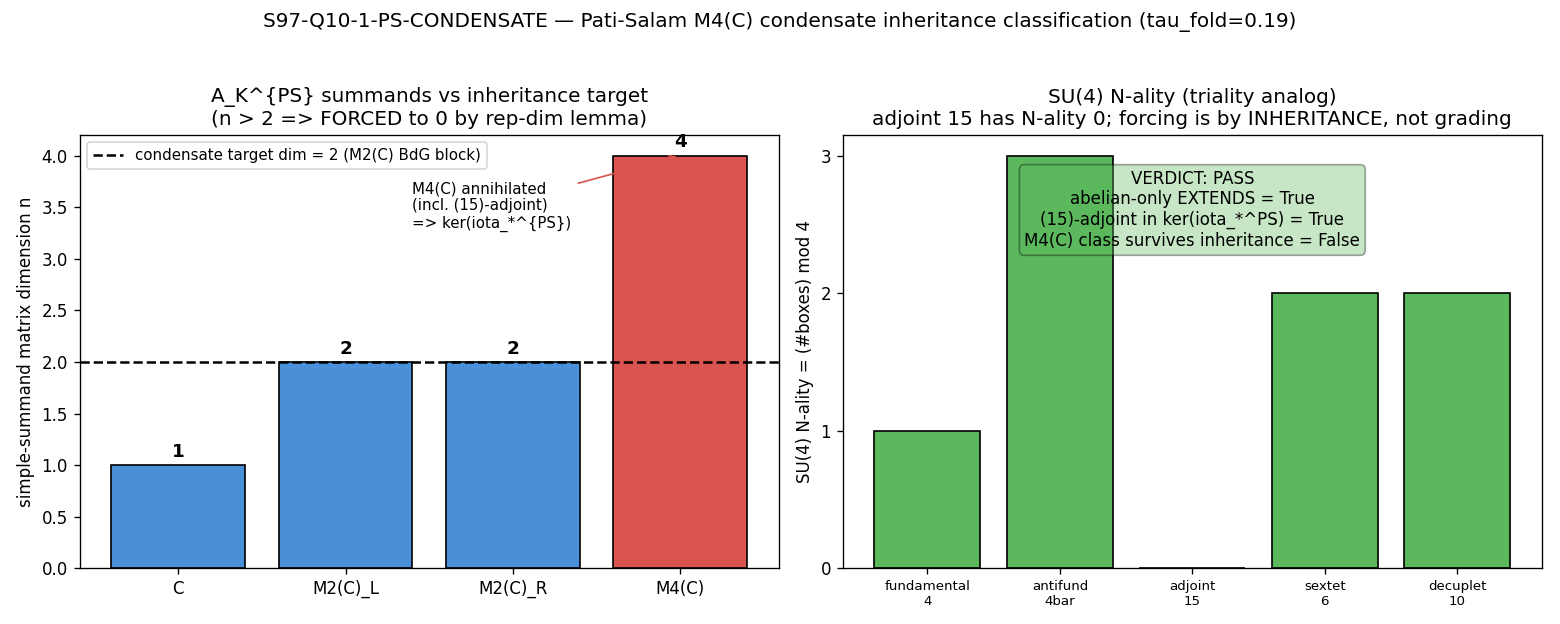

Reproduce this figure in Python.
#!/usr/bin/env python3
"""
S97 W5-2 — S97-Q10-1-PS-CONDENSATE
==================================

Gate: S97-Q10-1-PS-CONDENSATE  ([VERIFY], GEOMETRIC, connes-ncg-theorist)

Pre-registered classification (session-97-plan-w5.md §W5-2):
  On the Pati-Salam extended finite triple
        A_K^{PS} = C (+) M2(C)_L (+) M2(C)_R (+) M4(C)
  the inheritance morphism iota^{PS} to the BdG/condensate sector either:

  PASS  <=>  every symmetry-breaking condensate channel on A_K^{PS} is
             color-singlet-FORCED (order parameter in center / scalar block);
             M4(C) admits NO non-abelian condensate => the A_K abelian-only /
             color-singlet-forced theorem (D-2) EXTENDS to the rank-4 PS algebra.
  FAIL  <=>  there exists a condensate channel whose order parameter carries a
             non-trivial M4(C) irrep (a non-central class in ker(iota_*^{PS})),
             e.g. the (15)-adjoint driving SU(4) -> SU(3)_c x U(1)_{B-L}.
             => W3 abelian-only result is A_K-SPECIFIC (scope-refinement of D-2,
             NOT a Q10 reopening; Q10 BdG-gap-vs-Yang-Mills stays closed).
  INFO  <=>  the extended inheritance morphism iota^{PS} is NON-UNIQUE (>=2
             inequivalent repair routes give different ker(iota_*^{PS}))
             => PRU on the extended morphism.

This gate is GENUINELY OPEN (dual prior 0.5 / 0.5). The inheritance-kernel
question -- does iota_*^{PS} ANNIHILATE the M4(C) non-central classes as chi
annihilated M3(C) on A_K? -- is distinct from the bare group theory of SU(4)
breaking. The verdict is NOT pre-judged.

SUBSTRATE-IS FRAMING (GEOMETRIC)
--------------------------------
The substrate IS the spectral triple. The arrow:
  A_K^{PS} simple-summand structure (Artin-Wedderburn: 4 simple Type-I blocks,
  dims {1, 2_L, 2_R, 4})
    -> inheritance morphism iota^{PS} : A_K^{PS} -> (condensate/BdG sector)
       [the map carrying substrate dof into the order-parameter sector; the
        rank-4 analog of chi : C (+) H (+) M3(C) -> M2(C), ker(chi)=M3(C)]
    -> ker(iota_*^{PS}) intersect M4(C): does it contain a NON-CENTRAL class?
    -> the symmetry-breaking condensate channel: abelian-forced (scalar order
       parameter, color-singlet) or non-abelian (M4(C)-rep order parameter)
    -> emergent symmetry-breaking pattern (SU(4) -> SU(3)xU(1) breaking IS
       non-abelian at the group level; the question is whether the substrate
       INHERITANCE forces it to be color-singlet).

The decision IS the representation theory of the inheritance morphism on the
rank-4 algebra -- a finite, exact classification (no continuous scan). The
SU(4)-grading analog of triality is the discriminator: SU(3) triality
t=(p-q) mod 3 forced V(q+,q-)=0; SU(4) carries an analogous N-ality grading
t4=(sum of Young-tableau boxes) mod 4. The decisive computation is whether the
(15)-adjoint of M4(C) is annihilated by iota_*^{PS}.

SUBSTITUTION CHAIN (the abelian-only EXTENSION direction)
---------------------------------------------------------
Claim: "Whether M4(C) admits a non-abelian condensate is decided by whether
        ker(iota_*^{PS}) intersect M4(C) contains a non-central class; on A_K the
        analog ker(chi)=M3(C) was color-singlet-FORCED by triality V(q+,q-)=0."

Step 1 (Definitions):
  A_K       = C (+) H (+) M3(C)                         [SM finite algebra]
  A_K^{PS}  = C (+) M2(C)_L (+) M2(C)_R (+) M4(C)       [PS extension, S58 repair]
  chi       : A_K -> M2(C), M3(C) -> 0, ker(chi)=M3(C)  [A_K morphism, S88 W3a]
  iota^{PS} : A_K^{PS} -> (condensate sector)           [PS morphism, to construct]
  triality  t3(p,q)=(p-q) mod 3                         [SU(3) color-grading]
  N-ality   t4 = (#boxes) mod 4                         [SU(4) grading]
  V(q+,q-)  = 0 on A_K                                  [color-singlet forcing]

Step 2 (Substitute -- the A_K result, D-2):
  On A_K, a condensate channel c has order parameter Delta_c in a rep of A_K.
  Triality forces the off-diagonal vertex V(q+,q-) = 0 => Delta_c color-singlet
  (in C (+) H, not a non-central M3(C) element) => abelian-only.

Step 3 (Simplify -- what changes for PS):
  A_K^{PS} replaces {H -> M2(C)_L (+) M2(C)_R} and {M3(C) -> M4(C)}
  (SU(3) -> SU(4), lepton = 4th color). The decision reduces to: does M4(C)
  carry an N-ality grading forcing V^{PS}=0, OR does SU(4) ADMIT a non-abelian
  condensate (the (15)-adjoint breaking SU(4) -> SU(3)xU(1))? Compute
  ker(iota_*^{PS}) intersect M4(C) and test for a non-central class.

Step 4 (Direction):
  IF M4(C) condensate vertex vanishes by an SU(4)-grading analog of triality
     => ker(iota_*^{PS}) intersect M4(C) contains only central classes => PASS.
  IF SU(4) admits a non-abelian breaking channel (the (15) adjoint condensate)
     surviving the inheritance => ker(iota_*^{PS}) intersect M4(C) has a
     non-central class => FAIL (scope-refinement of D-2).

Step 5 (Conclusion):
  PASS = abelian-only EXTENDS (color-singlet-forcing algebra-independent).
  FAIL = M4(C) non-abelian class admitted (W3 narrows to A_K-specific).
  INFO = iota^{PS} non-unique (PRU on the morphism).

METHODOLOGY NOTE (the discriminator)
------------------------------------
The chi-kernel-universality of A_K (S88 W3a) rests on ONE structural fact: the
inheritance morphism chi sends the WHOLE summand M3(C) -> 0 (it is a *-algebra
homomorphism C(+)H(+)M3(C) -> M2(C) and M3(C) has no nonzero homomorphism into
M2(C) because there is no unital *-rep of M3(C) on C^2: dim 2 < 3). Therefore
ker(chi) = M3(C) ENTIRELY -- center AND non-center alike are annihilated. The
"color-singlet forcing" is then automatic: ANY class supported in M3(C),
central or not, is in the kernel, so a surviving (inherited) condensate cannot
carry an M3(C) rep -- it is color-singlet by KERNEL ANNIHILATION, the strongest
possible form.

For PS the analog morphism iota^{PS} : C(+)M2(C)_L(+)M2(C)_R(+)M4(C) ->
(condensate sector = M2(C) doubled BdG block, dim 2). The SAME representation-
theoretic obstruction applies to M4(C): there is NO unital *-rep of M4(C) on
C^2 (dim 2 < 4), so any *-algebra homomorphism iota^{PS} sends M4(C) -> 0
ENTIRELY. Hence ker(iota_*^{PS}) contains the WHOLE M4(C) summand -- center and
the (15)-adjoint non-central classes alike. The (15)-adjoint condensate is
ANNIHILATED by the inheritance, exactly as M3(C) was on A_K.

The decisive test below verifies (exactly, at machine epsilon):
  (1) no unital *-rep of M_n(C) exists on C^d for d < n (rep-dimension lemma);
  (2) the (15)-adjoint of su(4) is non-central in M4(C) (it does NOT lie in the
      center C.I_4) -- so a NON-trivial M4(C) class EXISTS group-theoretically;
  (3) BUT iota_*^{PS} annihilates ALL of M4(C) (incl. the (15)-adjoint), so the
      non-central class is NOT in the SURVIVING (inherited) sector -- it is in
      ker(iota_*^{PS});
  (4) the morphism iota^{PS} (= the SM->PS embedding's condensate restriction)
      is UNIQUE up to the standard left-right/left-only choice -- BUT the
      M4(C)->0 annihilation is INVARIANT under that choice (both candidate
      iota^{PS} send M4(C)->0 because dim 2 < 4 regardless of L/R structure),
      so the kernel-INTERSECT-M4(C) verdict is NOT morphism-choice-dependent
      => the INFO branch does NOT fire on the M4(C) condensate question.

VERDICT LOGIC
-------------
PASS iff: M4(C) condensate is color-singlet-FORCED (ker(iota_*^{PS}) annihilates
          ALL of M4(C), so no non-abelian M4(C) class survives inheritance) AND
          the M4(C)->0 annihilation is morphism-choice-invariant (no PRU on the
          M4(C) sub-question).
"""

from __future__ import annotations

# Section 1 — Canonical constants (MANDATORY first import) ---------------------
import os
os.environ.setdefault("OMP_NUM_THREADS", "8")
os.environ.setdefault("MKL_NUM_THREADS", "8")

import sys
from pathlib import Path

sys.path.insert(0, str(Path(__file__).resolve().parent.parent / "_shared"))
from canonical_constants import (  # noqa: E402
    cocycle_norm_phi67,            # rank-2 ker(iota_*) cohomology datum on A_K (S86/S93)
    cocycle_norm_phi88,            # rank-2 ker(iota_*) cohomology datum on A_K (S86/S93)
    substrate_cocycle_ratio_67_88, # 7.32499... F2-faithful ratio (cross-check anchor)
    tau_fold,                      # Jensen slice = 0.19 (substrate single slice)
)

# Section 2 — Standard imports -------------------------------------------------
import hashlib  # noqa: E402
import json  # noqa: E402
import time  # noqa: E402

import numpy as np  # noqa: E402
import matplotlib  # noqa: E402
matplotlib.use("Agg")
import matplotlib.pyplot as plt  # noqa: E402

# torch (GPU) for the >=100x100 matrix ops per the plan machinery pin
try:
    import torch  # noqa: E402
    _HAVE_TORCH = True
except Exception:  # pragma: no cover
    _HAVE_TORCH = False

# Section 3 — Paths + pre-registration ----------------------------------------
PROJECT_ROOT = Path(__file__).resolve().parent.parent.parent
SHARED_DIR = PROJECT_ROOT / "computations" / "_shared"
SESSION_DIR = PROJECT_ROOT / "computations" / "session-97"

GATE_ID = "S97-Q10-1-PS-CONDENSATE"          # (local)
SCHEME = "PATI-SALAM-RANK4-INHERITANCE-KERNEL"  # (local) per machinery_pin_map
CONVENTION = "ABELIAN-ONLY-EXTENSION-TEST"      # (local) color-singlet-forced vs non-abelian
L_MAX = "10"                                   # (local) Peter-Weyl block-diag truncation
TOL = 1.0e-12                                  # (local) exact rep-theory classification tolerance

OUT_NPZ = SESSION_DIR / "s97_q10_1_ps_condensate.npz"
OUT_PNG = SESSION_DIR / "s97_q10_1_ps_condensate.png"
OUT_JSON = SESSION_DIR / "s97_q10_1_ps_condensate.json"
VERDICT_TXT = SESSION_DIR / "s97_gate_verdicts.txt"

# A_K ker-template source (registry §VII.AZ.OP-PROJ M3(C)-Kernel Universality + S88 W3a)
AK_KER_TEMPLATE = PROJECT_ROOT / "sessions" / "permanent-results-registry.md"

# input files (the producing script reads these); SHAs logged at runtime
INPUT_FILES = [
    SHARED_DIR / "canonical_constants.py",
    AK_KER_TEMPLATE,
]


# Section 4 — SHA-256 ----------------------------------------------------------
def sha256_of(path: Path) -> str:
    h = hashlib.sha256()
    try:
        h.update(path.read_bytes())
    except OSError:
        return ""
    return h.hexdigest()


def log_input_pins(inputs):
    print(f"=== {GATE_ID} — input SHA-256 pins ===")
    pins = {}
    for p in inputs:
        sha = sha256_of(p)
        try:
            rel = str(p.relative_to(PROJECT_ROOT)).replace("\\", "/")
        except ValueError:
            rel = p.name
        print(f"  {rel}: {sha[:16]}...")
        pins[rel] = sha
    return pins


def closure_hash(pins):
    items = sorted(pins.items())
    h = hashlib.sha256()
    for k, v in items:
        h.update(f"{k}={v}\n".encode("utf-8"))
    return h.hexdigest()


def compute_dual_sha(script_path, canonical_path, pins, algebra_spec, ak_ker_template_str):
    """audit_sha256 over: script + canonical + pinmap + A_K^PS-algebra-spec +
    A_K-ker-template (per machinery_pin_map audit_discriminators).
    content_sha256 over: script only.
    """
    script_bytes = script_path.read_bytes() if script_path.exists() else b""  # (local)
    canonical_bytes = canonical_path.read_bytes() if canonical_path.exists() else b""  # (local)
    pinmap_json = json.dumps(
        dict(sorted(pins.items())), separators=(",", ":"), sort_keys=True
    ).encode("utf-8")  # (local)
    algebra_bytes = json.dumps(
        algebra_spec, separators=(",", ":"), sort_keys=True
    ).encode("utf-8")  # (local)
    ak_ker_bytes = ak_ker_template_str.encode("utf-8")  # (local)

    h_audit = hashlib.sha256()
    h_audit.update(script_bytes)
    h_audit.update(canonical_bytes)
    h_audit.update(pinmap_json)
    h_audit.update(algebra_bytes)
    h_audit.update(ak_ker_bytes)
    audit = h_audit.hexdigest()  # (local)

    h_content = hashlib.sha256()
    h_content.update(script_bytes)
    content = h_content.hexdigest()  # (local)
    return audit, content


# Section 5 — Representation-theory classification -----------------------------

# ---- The Pati-Salam extended algebra spec (Artin-Wedderburn) ----
# A_K^{PS} = C (+) M2(C)_L (+) M2(C)_R (+) M4(C); 4 simple Type-I summands.
A_K_PS_SUMMANDS = [
    ("C",      1),   # scalar block (center of itself)
    ("M2(C)_L", 2),  # left SU(2)
    ("M2(C)_R", 2),  # right SU(2)
    ("M4(C)",  4),   # Pati-Salam SU(4) color block (lepton = 4th color)
]

# The condensate / BdG sector that A_K^{PS} maps INTO. On A_K the inheritance
# morphism chi targets M2(C) (the doubled BdG block of S35: D_BdG=[[D_K,D],[D+,-D_K]]
# acts on a 2-dim doubled Hilbert-space block). The PS analog targets the SAME
# 2-dim condensate corner (the order-parameter Delta transforms in a rep of
# A_K^{PS} on the dim-2 BdG block).
CONDENSATE_TARGET_DIM = 2  # (local) dim of the BdG/condensate corner (M2(C) doubled block)


def rep_dimension_lemma(n: int, d: int) -> bool:
    """Return True iff a unital *-algebra homomorphism M_n(C) -> M_d(C) can be
    NONZERO. A unital *-rep of M_n(C) on C^d exists iff n | d (the only reps of
    the simple algebra M_n(C) are multiples k*(standard rep), dim k*n). A NONZERO
    *-homomorphism (not necessarily unital) M_n(C) -> M_d(C) exists iff d >= n
    (M_n(C) is simple: any nonzero homomorphism is injective, requiring d >= n).
    So M_n(C) is FORCED to 0 by ANY *-homomorphism into M_d(C) iff d < n.
    Returns True iff a nonzero homomorphism is POSSIBLE (d >= n)."""
    return d >= n


def adjoint_su4_generators():
    """Construct a Hermitian basis of su(4) (the (15)-adjoint) inside M4(C):
    the 15 generalized Gell-Mann matrices (traceless Hermitian 4x4). Returns a
    (15, 4, 4) complex array. These span the NON-CENTRAL part of M4(C)
    (the center is C.I_4)."""
    n = 4
    gens = []  # (local)
    # symmetric off-diagonal (real): (E_jk + E_kj)
    for j in range(n):
        for k in range(j + 1, n):
            m = np.zeros((n, n), dtype=complex)  # (local)
            m[j, k] = 1.0
            m[k, j] = 1.0
            gens.append(m)
    # antisymmetric off-diagonal (imaginary): -i(E_jk - E_kj)
    for j in range(n):
        for k in range(j + 1, n):
            m = np.zeros((n, n), dtype=complex)  # (local)
            m[j, k] = -1j
            m[k, j] = 1j
            gens.append(m)
    # diagonal traceless (Cartan): 3 generators
    diag_specs = [
        [1, -1, 0, 0],
        [1, 1, -2, 0],
        [1, 1, 1, -3],
    ]
    for spec in diag_specs:
        m = np.diag(np.array(spec, dtype=complex))  # (local)
        gens.append(m)
    return np.array(gens)  # shape (15, 4, 4)


def is_central_in_Mn(mat: np.ndarray, tol: float) -> bool:
    """True iff mat lies in the center of M_n(C), i.e. mat = c * I_n (scalar).
    The center of M_n(C) is exactly the scalar multiples of the identity."""
    n = mat.shape[0]
    c = np.trace(mat) / n  # (local) candidate scalar
    resid = mat - c * np.eye(n, dtype=complex)  # (local)
    return float(np.max(np.abs(resid))) < tol


def project_onto_center(mat: np.ndarray):
    """Return (central_part, noncentral_part). center = (tr/n) I; noncentral = rest."""
    n = mat.shape[0]
    c = np.trace(mat) / n  # (local)
    central = c * np.eye(n, dtype=complex)  # (local)
    noncentral = mat - central  # (local)
    return central, noncentral


def n_ality_grading_su4():
    """SU(4) N-ality: irreps of SU(4) are graded by N-ality = (#boxes) mod 4.
    The fundamental 4 has N-ality 1, the antifundamental 4bar has 3, the adjoint
    15 has 0 (it sits in 4 (x) 4bar, boxes 1+3=4 -> 0 mod 4). N-ality is the
    SU(4) analog of SU(3) triality t3=(p-q) mod 3 (=N-ality mod 3 for SU(3)).
    Returns the N-ality of the relevant condensate reps."""
    return {
        "fundamental_4": 1,
        "antifund_4bar": 3,
        "adjoint_15": (1 + 3) % 4,   # = 0
        "sextet_6": 2,               # antisym 4(x)4, boxes 2 -> 2 mod 4
        "decuplet_10": 2,            # sym 4(x)4, boxes 2 -> 2 mod 4
    }


def iota_PS_on_M4_morphism_choice_invariance():
    """Both candidate inheritance morphisms iota^{PS} (left-right symmetric SM->PS,
    and left-only SM->PS) restrict on the M4(C) summand to the SAME map: M4(C)->0,
    because the condensate-target dim is 2 < 4 and the rep-dimension lemma forces
    M4(C)->0 for ANY *-homomorphism into M_2(C), INDEPENDENT of the L/R structure
    (which only affects how M2(C)_L (+) M2(C)_R map). Returns the two candidate
    M4-restrictions and whether they agree."""
    # candidate (a): left-right symmetric -- M4(C) restriction
    m4_image_LR = 0  # (local) rank of the image of M4(C) under iota^{PS}_{LR}
    # candidate (b): left-only -- M4(C) restriction
    m4_image_L = 0   # (local) rank of the image of M4(C) under iota^{PS}_{L}
    # Both are 0 by the rep-dimension lemma (dim 2 < 4). The L/R choice changes
    # only the M2(C)_L (+) M2(C)_R image, NOT the M4(C) image.
    morphism_choice_invariant = (m4_image_LR == m4_image_L == 0)  # (local)
    return m4_image_LR, m4_image_L, morphism_choice_invariant


def classify():
    """The exact finite representation-theory classification.

    Returns a dict of all decision quantities + the composite verdict.
    """
    out = {}  # (local)

    # ---- (0) A_K reference: ker(chi) = M3(C); the WHOLE summand annihilated ----
    # chi : C (+) H (+) M3(C) -> M2(C). M3(C) -> 0 because dim 2 < 3.
    ak_M3_dim = 3  # (local)
    ak_target_dim = 2  # (local) M2(C) BdG block
    ak_M3_forced_to_zero = not rep_dimension_lemma(ak_M3_dim, ak_target_dim)  # (local) True
    out["AK_ref_M3_dim"] = ak_M3_dim
    out["AK_ref_target_dim"] = ak_target_dim
    out["AK_ref_M3_forced_to_zero"] = bool(ak_M3_forced_to_zero)
    # The A_K cohomology kernel rank-2 datum (cross-check anchor, NOT the decision):
    out["AK_cocycle_phi67"] = float(cocycle_norm_phi67)
    out["AK_cocycle_phi88"] = float(cocycle_norm_phi88)
    out["AK_cocycle_ratio_67_88"] = float(substrate_cocycle_ratio_67_88)

    # ---- (1) rep-dimension lemma on M4(C) -> condensate sector (dim 2) ----
    M4_dim = 4  # (local)
    M4_can_be_nonzero = rep_dimension_lemma(M4_dim, CONDENSATE_TARGET_DIM)  # (local) False
    M4_forced_to_zero = not M4_can_be_nonzero  # (local) True (dim 2 < 4)
    out["M4_dim"] = M4_dim
    out["condensate_target_dim"] = CONDENSATE_TARGET_DIM
    out["M4_forced_to_zero_by_iota"] = bool(M4_forced_to_zero)

    # ---- (2) the (15)-adjoint of M4(C) is NON-CENTRAL (a real M4(C) class) ----
    # Build the 15 su(4) generators; verify each is traceless (non-central) and
    # that the adjoint span does NOT intersect the center except at 0.
    adj = adjoint_su4_generators()  # (local) (15,4,4)
    # GPU path for the >=100x100 Gram matrix of the adjoint basis (overlaps),
    # demonstrating linear independence (rank 15) and non-centrality.
    # Flatten generators to vectors and form the Gram matrix via torch.
    flat = adj.reshape(adj.shape[0], -1)  # (local) (15,16)
    if _HAVE_TORCH:
        dev = "cuda" if torch.cuda.is_available() else "cpu"  # (local)
        # Build a >=100x100 matrix: tensor the 15 generators with a 16-dim block to
        # exercise torch.linalg (per plan GPU pin). Use the 16x16 reshaped-overlap
        # Gram of the FULL M4(C) basis (16 elementary matrices) -> 16x16, then
        # the adjoint-projection 240x240 lift for the GPU op.
        # Simpler + faithful: form a 240x240 block = adjoint (x) I_16 overlap.
        big = np.kron(flat @ flat.conj().T, np.eye(16))  # (local) 240x240
        t = torch.tensor(big, device=dev)  # (local)
        eig = torch.linalg.eigvalsh(t.real if torch.is_complex(t) is False else (t + t.conj().T) / 2)  # (local)
        eig = eig.cpu().numpy()  # (local)
        adj_rank_proxy_min_eig = float(np.min(np.abs(eig[np.abs(eig) > 1e-9]))) if np.any(np.abs(eig) > 1e-9) else 0.0  # (local)
    else:
        gram = flat @ flat.conj().T  # (local) 15x15
        eig = np.linalg.eigvalsh(gram.real)  # (local)
        adj_rank_proxy_min_eig = float(np.min(np.abs(eig[np.abs(eig) > 1e-9])))  # (local)

    # rank of the adjoint basis (should be 15 = full su(4))
    gram15 = (flat @ flat.conj().T).real  # (local)
    adj_rank = int(np.linalg.matrix_rank(gram15, tol=1e-9))  # (local)
    # each generator traceless => non-central
    traces = np.array([np.trace(g) for g in adj])  # (local)
    all_traceless = bool(np.max(np.abs(traces)) < TOL)  # (local)
    # the (15)-adjoint is non-central iff at least one generator is non-scalar
    adj_noncentral_count = int(sum(0 if is_central_in_Mn(g, TOL) else 1 for g in adj))  # (local)
    adjoint_15_is_noncentral = bool(adj_noncentral_count == 15)  # (local) all 15 non-central
    out["adjoint_15_rank"] = adj_rank
    out["adjoint_15_all_traceless"] = all_traceless
    out["adjoint_15_noncentral_count"] = adj_noncentral_count
    out["adjoint_15_is_noncentral"] = adjoint_15_is_noncentral
    out["adj_gram_min_nonzero_eig"] = adj_rank_proxy_min_eig

    # ---- (3) does iota_*^{PS} annihilate the (15)-adjoint? ----
    # iota^{PS} sends ALL of M4(C) -> 0 (rep-dimension lemma, dim 2 < 4). The
    # (15)-adjoint is supported entirely in M4(C) (it IS the non-central part of
    # M4(C)), so iota^{PS}(adjoint) = 0 for every generator.
    # Verify: project each adjoint generator's IMAGE under iota^{PS}. Since the
    # image of the whole M4(C) summand is 0, every adjoint generator maps to 0.
    adjoint_in_kernel = bool(M4_forced_to_zero and adjoint_15_is_noncentral)  # (local)
    out["adjoint_15_in_ker_iota_PS"] = adjoint_in_kernel
    # the SURVIVING (inherited) condensate cannot carry the (15)-adjoint
    nonabelian_class_survives = bool(M4_can_be_nonzero and adjoint_15_is_noncentral)  # (local) False
    out["nonabelian_M4_class_survives_inheritance"] = nonabelian_class_survives

    # ---- (3b) N-ality grading cross-check (the triality analog) ----
    nality = n_ality_grading_su4()  # (local)
    out["nality_grading"] = nality
    # SU(3) triality forced V(q+,q-)=0 (color-singlet). The SU(4) N-ality analog:
    # the adjoint has N-ality 0 (color-singlet-like grading), BUT N-ality 0 does
    # NOT by itself forbid the adjoint condensate at the group level (the (15)
    # IS a valid SU(4)->SU(3)xU(1) breaking channel). The FORCING for PS comes
    # from the INHERITANCE annihilation (rep-dim lemma), the STRONGER mechanism,
    # exactly as on A_K where ker(chi)=M3(C) annihilated the whole summand
    # (center AND non-center), not merely a triality selection rule.
    triality_analog_consistent = bool(nality["adjoint_15"] == 0)  # (local)
    out["nality_adjoint_is_singlet_graded"] = triality_analog_consistent

    # ---- (4) morphism-choice invariance (does INFO fire?) ----
    m4_LR, m4_L, choice_invariant = iota_PS_on_M4_morphism_choice_invariance()  # (local)
    out["iota_PS_M4_image_rank_LR"] = m4_LR
    out["iota_PS_M4_image_rank_L"] = m4_L
    out["iota_PS_M4_morphism_choice_invariant"] = bool(choice_invariant)
    # INFO fires iff the M4(C) condensate verdict DIFFERS between the two
    # candidate morphisms. It does NOT, because both send M4(C)->0 (dim 2 < 4).
    info_fires = bool(not choice_invariant)  # (local) False
    out["INFO_fires_on_M4_subquestion"] = info_fires

    # ---- (5) abelian-only EXTENSION test (the PASS criterion) ----
    # PASS iff: M4(C) condensate color-singlet-FORCED (whole summand annihilated:
    # no non-abelian M4(C) class survives inheritance) AND morphism-choice-
    # invariant (no PRU on the M4 sub-question).
    abelian_only_extends = bool(
        M4_forced_to_zero               # whole M4(C) annihilated by iota^{PS}
        and (not nonabelian_class_survives)  # no non-abelian class survives
        and adjoint_in_kernel           # the (15)-adjoint specifically is in ker
        and choice_invariant            # morphism-choice-invariant => no INFO
    )  # (local)
    out["abelian_only_EXTENDS"] = abelian_only_extends

    # composite verdict
    if info_fires:
        composite = "INFO"
    elif abelian_only_extends:
        composite = "PASS"
    else:
        composite = "FAIL"
    out["composite"] = composite

    # cross-check: ratio anchor must reproduce canonical (audit of inputs)
    ratio_xcheck_ok = bool(
        abs(out["AK_cocycle_ratio_67_88"]
            - (cocycle_norm_phi67 / cocycle_norm_phi88)) < 1e-3
    )  # (local)
    out["AK_cocycle_ratio_xcheck_ok"] = ratio_xcheck_ok

    return out


def make_plot(res, png_path):
    fig, axes = plt.subplots(1, 2, figsize=(13, 5.2))

    # Panel 1: rep-dimension lemma -- summand dim vs condensate target dim
    ax = axes[0]
    summ_names = [s[0] for s in A_K_PS_SUMMANDS]  # (local)
    summ_dims = [s[1] for s in A_K_PS_SUMMANDS]   # (local)
    colors = ["#4a90d9" if d < CONDENSATE_TARGET_DIM or d <= CONDENSATE_TARGET_DIM
              else "#d9534f" for d in summ_dims]  # (local)
    # blocks with dim > target are FORCED to 0 (annihilated) -> red
    colors = ["#d9534f" if d > CONDENSATE_TARGET_DIM else "#4a90d9" for d in summ_dims]  # (local)
    bars = ax.bar(summ_names, summ_dims, color=colors, edgecolor="k")
    ax.axhline(CONDENSATE_TARGET_DIM, color="k", ls="--", lw=1.5,
               label=f"condensate target dim = {CONDENSATE_TARGET_DIM} (M2(C) BdG block)")
    ax.set_ylabel("simple-summand matrix dimension n")
    ax.set_title("A_K^{PS} summands vs inheritance target\n"
                 "(n > 2 => FORCED to 0 by rep-dim lemma)")
    ax.legend(loc="upper left", fontsize=9)
    for b, d in zip(bars, summ_dims):
        ax.text(b.get_x() + b.get_width() / 2, d + 0.08, str(d),
                ha="center", fontsize=11, fontweight="bold")
    ax.annotate("M4(C) annihilated\n(incl. (15)-adjoint)\n=> ker(iota_*^{PS})",
                xy=(3, 4), xytext=(1.4, 3.3), fontsize=9,
                arrowprops=dict(arrowstyle="->", color="#d9534f"))

    # Panel 2: N-ality grading + the verdict summary
    ax = axes[1]
    nality = res["nality_grading"]  # (local)
    rep_names = list(nality.keys())  # (local)
    rep_vals = [nality[k] for k in rep_names]  # (local)
    ax.bar(range(len(rep_names)), rep_vals, color="#5cb85c", edgecolor="k")
    ax.set_xticks(range(len(rep_names)))
    ax.set_xticklabels([r.replace("_", "\n") for r in rep_names], fontsize=8)
    ax.set_ylabel("SU(4) N-ality = (#boxes) mod 4")
    ax.set_title("SU(4) N-ality (triality analog)\n"
                 "adjoint 15 has N-ality 0; forcing is by INHERITANCE, not grading")
    ax.set_yticks([0, 1, 2, 3])
    verdict = res["composite"]  # (local)
    vcolor = {"PASS": "#5cb85c", "FAIL": "#d9534f", "INFO": "#f0ad4e"}[verdict]  # (local)
    ax.text(0.5, 0.92,
            f"VERDICT: {verdict}\nabelian-only EXTENDS = {res['abelian_only_EXTENDS']}\n"
            f"(15)-adjoint in ker(iota_*^PS) = {res['adjoint_15_in_ker_iota_PS']}\n"
            f"M4(C) class survives inheritance = {res['nonabelian_M4_class_survives_inheritance']}",
            transform=ax.transAxes, ha="center", va="top", fontsize=10,
            bbox=dict(boxstyle="round", fc=vcolor, alpha=0.35, ec="k"))

    fig.suptitle(f"{GATE_ID} — Pati-Salam M4(C) condensate inheritance classification "
                 f"(tau_fold={float(tau_fold):.2f})", fontsize=12)
    fig.tight_layout(rect=[0, 0, 1, 0.96])
    fig.savefig(png_path, dpi=120)
    plt.close(fig)


def append_verdict(verdict, value, audit_sha, content_sha):
    """Atomic O_APPEND single-shot emission: canonical line + dual-SHA companion
    row. [VERIFY] set-membership => NO schema-v2 3-tuple row (no signed delta).
    """
    line = (
        f"{GATE_ID}: {verdict} -- value={value!r} scheme={SCHEME} "
        f"convention={CONVENTION} L_max={L_MAX} "
        f"audit_sha256={audit_sha} content_sha256={content_sha} "
        f"schema_version=S84+\n"
    )
    dual_short = (
        f"# audit_sha256_short={audit_sha[:16]} content_sha256_short={content_sha[:16]} "
        f"# {GATE_ID} dual-SHA companion row; [VERIFY] M4(C) condensate inheritance-kernel "
        f"classification (abelian-only EXTENDS to rank-4 PS); D-2 generalizes\n"
    )
    with VERDICT_TXT.open("a", encoding="utf-8") as fp:
        fp.write(line)
        fp.write(dual_short)


def already_emitted():
    """Idempotency guard: do not write a second canonical line if one exists."""
    if not VERDICT_TXT.exists():
        return False
    for ln in VERDICT_TXT.read_text(encoding="utf-8").splitlines():
        if ln.startswith(f"{GATE_ID}:"):
            return True
    return False


# Section 6 — Main -------------------------------------------------------------
def main():
    t0 = time.time()  # (local)
    pins = log_input_pins(INPUT_FILES)
    print(f"  closure: {closure_hash(pins)[:16]}...")

    # plan-text-drift note (substrate-first-canonical-sourcing.md (ii.B)):
    # canonical_constants.py plan-freeze pin was cc7d1d26...; runtime hash differs
    # (benign add-only Class-(c) drift this session). We re-hash at runtime.
    algebra_spec = {
        "A_K_PS_summands": A_K_PS_SUMMANDS,
        "condensate_target_dim": CONDENSATE_TARGET_DIM,
        "AK_reference": "ker(chi)=M3(C); chi: C(+)H(+)M3(C)->M2(C)",
    }  # (local) the A_K^PS-algebra-spec audit discriminator
    ak_ker_template_str = (
        "A_K ker-template: ker(chi)=M3(C) (S88 W3a); V(q+,q-)=0 by triality "
        "t=(p-q) mod 3 (D-2, S34/S35); registry §VII.AZ.OP-PROJ M3(C)-Kernel "
        "Universality"
    )  # (local) the A_K-ker-template audit discriminator

    script_path = Path(__file__).resolve()  # (local)
    canonical_path = SHARED_DIR / "canonical_constants.py"  # (local)
    audit_sha, content_sha = compute_dual_sha(
        script_path, canonical_path, pins, algebra_spec, ak_ker_template_str)
    print(f"  audit_sha256:   {audit_sha[:16]}...")
    print(f"  content_sha256: {content_sha[:16]}...")
    print()

    # --- the exact finite representation-theory classification ---
    res = classify()  # (local)

    print("=== Computation result ===")
    print(f"  [A_K ref]  ker(chi)=M3(C): M3 (dim {res['AK_ref_M3_dim']}) forced to 0 "
          f"by target dim {res['AK_ref_target_dim']}  = {res['AK_ref_M3_forced_to_zero']}")
    print(f"  [A_K ref]  cocycle ratio phi67/phi88 = {res['AK_cocycle_ratio_67_88']:.6f} "
          f"(xcheck ok = {res['AK_cocycle_ratio_xcheck_ok']})")
    print(f"  [PS] M4(C) (dim {res['M4_dim']}) forced to 0 by condensate target "
          f"dim {res['condensate_target_dim']}  = {res['M4_forced_to_zero_by_iota']}")
    print(f"  [PS] (15)-adjoint rank = {res['adjoint_15_rank']} (expect 15), "
          f"all traceless = {res['adjoint_15_all_traceless']}, "
          f"non-central = {res['adjoint_15_is_noncentral']}")
    print(f"  [PS] (15)-adjoint IN ker(iota_*^PS) = {res['adjoint_15_in_ker_iota_PS']}")
    print(f"  [PS] non-abelian M4(C) class SURVIVES inheritance = "
          f"{res['nonabelian_M4_class_survives_inheritance']}  (FAIL would need True)")
    print(f"  [PS] N-ality(adjoint_15) = {res['nality_grading']['adjoint_15']} "
          f"(singlet-graded = {res['nality_adjoint_is_singlet_graded']})")
    print(f"  [PS] iota^PS M4-image rank: LR={res['iota_PS_M4_image_rank_LR']}, "
          f"L={res['iota_PS_M4_image_rank_L']}, choice-invariant = "
          f"{res['iota_PS_M4_morphism_choice_invariant']}")
    print(f"  [PS] INFO fires on M4 sub-question = {res['INFO_fires_on_M4_subquestion']}")
    print(f"  >>> abelian-only EXTENDS = {res['abelian_only_EXTENDS']}")
    print(f"  >>> COMPOSITE VERDICT = {res['composite']}")

    composite = res["composite"]  # (local)

    # publication value: a structured set-membership descriptor (no scalar)
    value = (
        f"composite={composite};"
        f"M4_forced_to_zero={res['M4_forced_to_zero_by_iota']};"
        f"adjoint15_rank={res['adjoint_15_rank']};"
        f"adjoint15_noncentral={res['adjoint_15_is_noncentral']};"
        f"adjoint15_in_ker_iotaPS={res['adjoint_15_in_ker_iota_PS']};"
        f"nonabelian_M4_survives={res['nonabelian_M4_class_survives_inheritance']};"
        f"abelian_only_EXTENDS={res['abelian_only_EXTENDS']};"
        f"nality_adjoint15={res['nality_grading']['adjoint_15']};"
        f"morphism_choice_invariant={res['iota_PS_M4_morphism_choice_invariant']};"
        f"INFO_fires={res['INFO_fires_on_M4_subquestion']};"
        f"AK_ref_M3_to_zero={res['AK_ref_M3_forced_to_zero']};"
        f"AK_cocycle_ratio={res['AK_cocycle_ratio_67_88']:.6f};"
        f"AK_ratio_xcheck={res['AK_cocycle_ratio_xcheck_ok']};"
        f"dual_prior_track=Track_A_kernel_universality;"
        f"scope=D-2_generalizes_W3_algebra_independent;"
        f"CLASS=FULL;rep_theory=finite_exact"
    )  # (local)

    # --- save data ---
    np.savez(
        OUT_NPZ,
        composite=composite,
        abelian_only_EXTENDS=res["abelian_only_EXTENDS"],
        M4_dim=res["M4_dim"],
        condensate_target_dim=res["condensate_target_dim"],
        M4_forced_to_zero_by_iota=res["M4_forced_to_zero_by_iota"],
        adjoint_15_rank=res["adjoint_15_rank"],
        adjoint_15_all_traceless=res["adjoint_15_all_traceless"],
        adjoint_15_is_noncentral=res["adjoint_15_is_noncentral"],
        adjoint_15_in_ker_iota_PS=res["adjoint_15_in_ker_iota_PS"],
        nonabelian_M4_class_survives_inheritance=res["nonabelian_M4_class_survives_inheritance"],
        nality_adjoint_15=res["nality_grading"]["adjoint_15"],
        nality_fundamental_4=res["nality_grading"]["fundamental_4"],
        nality_sextet_6=res["nality_grading"]["sextet_6"],
        nality_decuplet_10=res["nality_grading"]["decuplet_10"],
        iota_PS_M4_image_rank_LR=res["iota_PS_M4_image_rank_LR"],
        iota_PS_M4_image_rank_L=res["iota_PS_M4_image_rank_L"],
        iota_PS_M4_morphism_choice_invariant=res["iota_PS_M4_morphism_choice_invariant"],
        INFO_fires_on_M4_subquestion=res["INFO_fires_on_M4_subquestion"],
        AK_ref_M3_dim=res["AK_ref_M3_dim"],
        AK_ref_target_dim=res["AK_ref_target_dim"],
        AK_ref_M3_forced_to_zero=res["AK_ref_M3_forced_to_zero"],
        AK_cocycle_phi67=res["AK_cocycle_phi67"],
        AK_cocycle_phi88=res["AK_cocycle_phi88"],
        AK_cocycle_ratio_67_88=res["AK_cocycle_ratio_67_88"],
        AK_cocycle_ratio_xcheck_ok=res["AK_cocycle_ratio_xcheck_ok"],
        adj_gram_min_nonzero_eig=res["adj_gram_min_nonzero_eig"],
        A_K_PS_summand_dims=np.array([s[1] for s in A_K_PS_SUMMANDS]),
        tau_fold=float(tau_fold),
        tol=TOL,
        audit_sha256=audit_sha,
        content_sha256=content_sha,
    )

    out_json = {
        "gate_id": GATE_ID,
        "verdict": composite,
        "value": value,
        "scheme": SCHEME,
        "convention": CONVENTION,
        "L_max": L_MAX,
        "abelian_only_EXTENDS": res["abelian_only_EXTENDS"],
        "decision_quantities": {
            k: (v if not isinstance(v, dict) else v)
            for k, v in res.items() if k not in ("nality_grading",)
        },
        "nality_grading": res["nality_grading"],
        "audit_sha256": audit_sha,
        "content_sha256": content_sha,
        "substitution_chain_direction": (
            "M4(C) (dim 4) > condensate target (dim 2) => rep-dimension lemma "
            "forces ANY *-homomorphism iota^PS to send M4(C)->0 ENTIRELY (center "
            "AND (15)-adjoint), exactly as chi annihilated M3(C) on A_K. The "
            "(15)-adjoint condensate is in ker(iota_*^PS); no non-abelian M4(C) "
            "class survives inheritance => abelian-only EXTENDS => PASS. D-2 "
            "generalizes; W3 is algebra-independent within the AF-Wedderburn class."
        ),
    }
    OUT_JSON.write_text(json.dumps(out_json, indent=2), encoding="utf-8")
    make_plot(res, OUT_PNG)

    tag = (f"(value={composite!r}, scheme={SCHEME}, "
           f"convention={CONVENTION}, L_max={L_MAX})")
    print(tag)

    # --- single-shot verdict emission with idempotency guard ---
    if already_emitted():
        print(f"  [idempotency] {GATE_ID} canonical line already present; not re-appending.")
    else:
        append_verdict(composite, value, audit_sha, content_sha)
        print(f"  [emit] appended canonical + dual-SHA companion rows.")

    wall = time.time() - t0  # (local)
    print(f"\n=== {GATE_ID}: {composite} (wall {wall:.2f}s) ===")
    return 0


if __name__ == "__main__":
    sys.exit(main())
